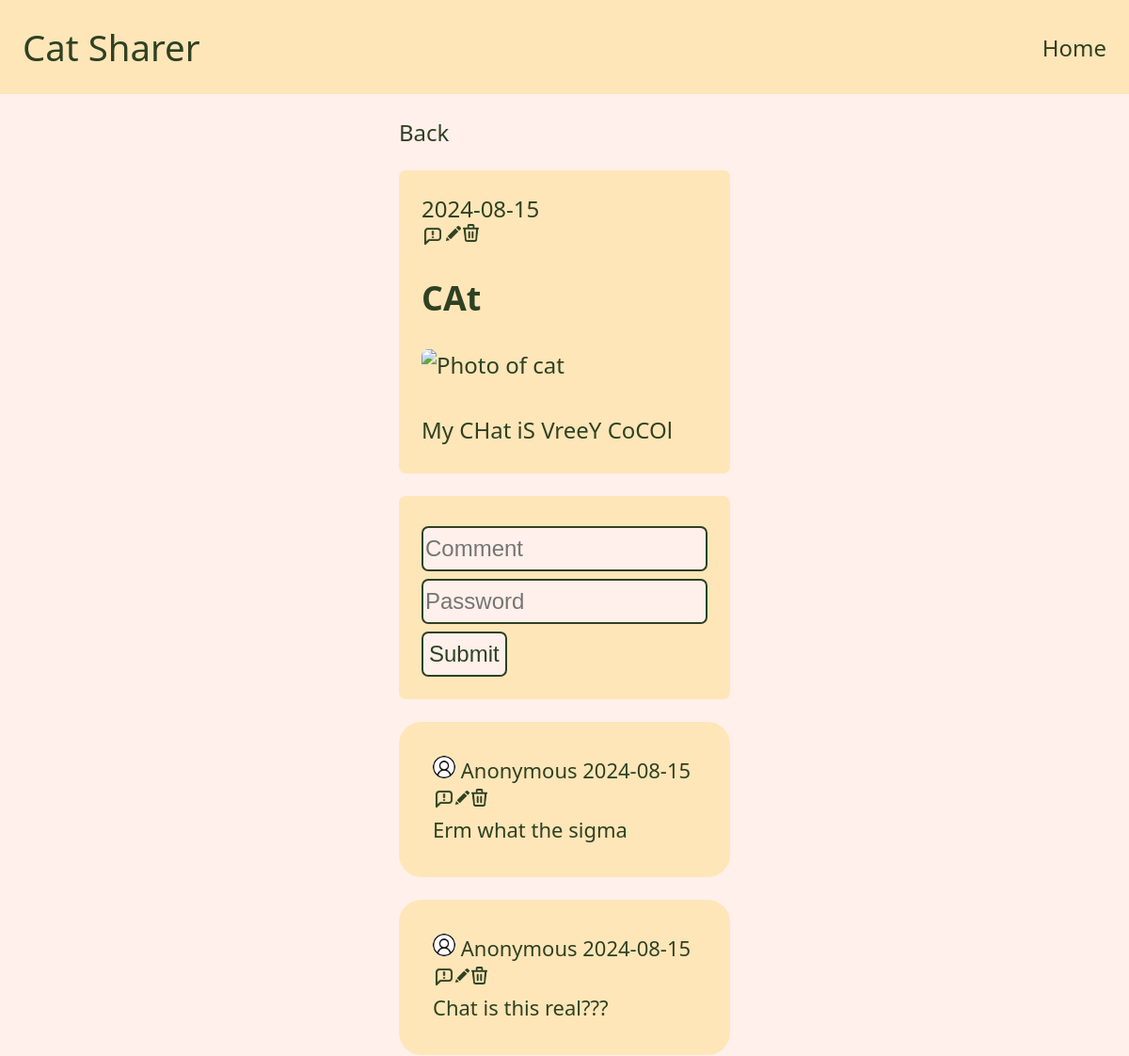
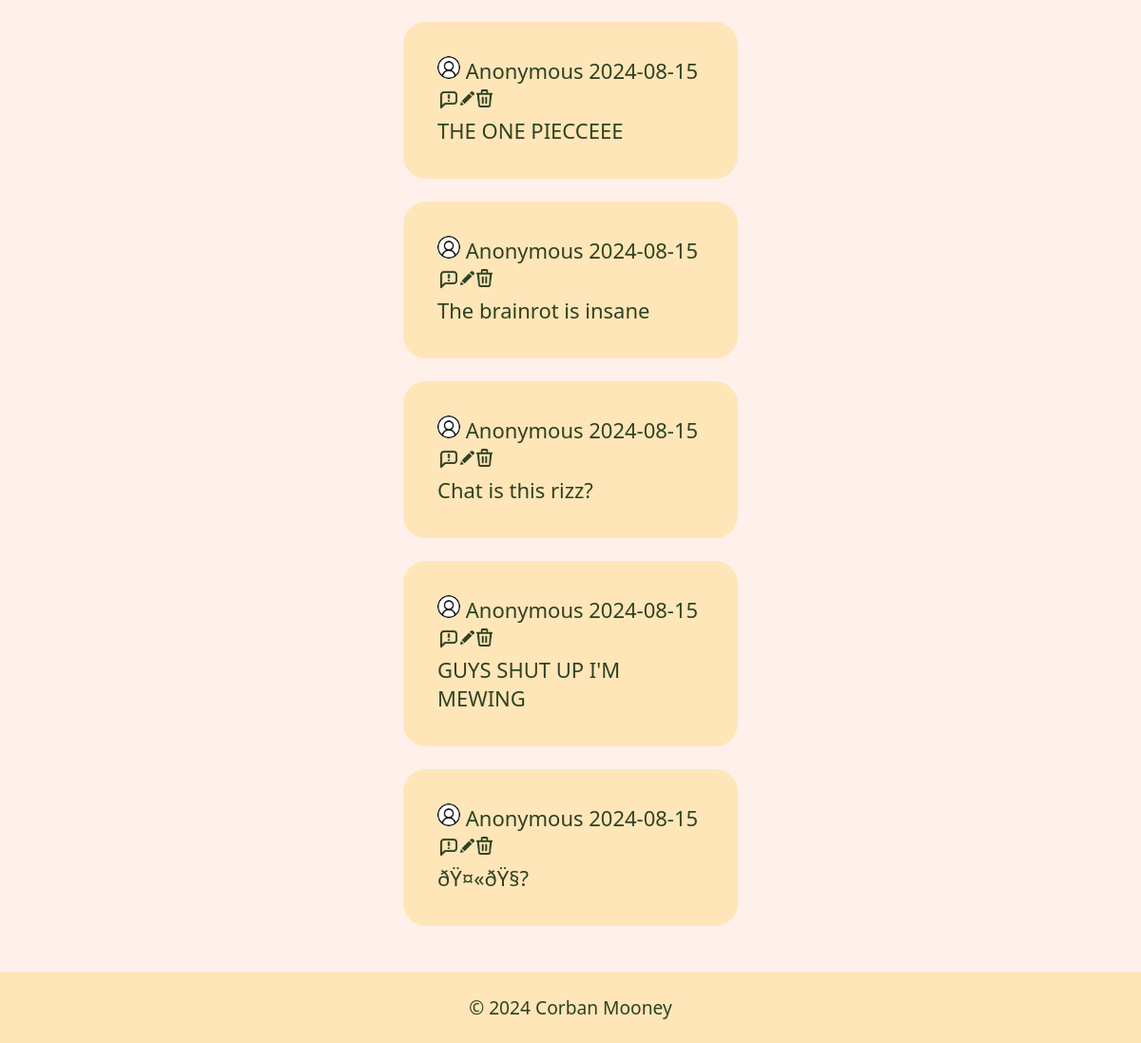
Screenshot of /site/viewPost.php?id=22 with the database file from the repository (2 pictures, top to bottom).
### tables this page shows
CREATE TABLE `Uploads` (
  `id` bigint NOT NULL AUTO_INCREMENT,
  `title` varchar(50) NOT NULL,
  `image_data` longblob NOT NULL,
  `image_type` varchar(50) NOT NULL,
  `uploaded` date NOT NULL,
  `descript` varchar(250) NOT NULL,
  `pass` varchar(25) NOT NULL,
  PRIMARY KEY (`id`)
);

CREATE TABLE `Comments` (
  `code` bigint NOT NULL AUTO_INCREMENT,
  `id` bigint NOT NULL,
  `words` varchar(250) NOT NULL,
  `cDate` date NOT NULL,
  `cPass` varchar(25) NOT NULL,
  PRIMARY KEY (`code`),
  KEY `id` (`id`),
  CONSTRAINT `Comments_ibfk_3` FOREIGN KEY (`id`) REFERENCES `Uploads` (`id`) ON DELETE CASCADE ON UPDATE RESTRICT
);

### site/viewPost.php (the view, shortened to what this page needs)
<?php
include 'partials/top.php';
$postId = $_GET['id'] ?? '';
$db = connectToDB();
$query = 'SELECT id, title, uploaded, descript FROM Uploads WHERE id = ?';
try {
    $stmt = $db->prepare($query);
    $stmt->execute([$postId]);
    $post = $stmt->fetch();
}
catch (PDOException $e) {
    consoleLog($e->getMessage(), 'DB List Fetch', ERROR);
    die('There was an error getting data from the database');
}
echo '<a href="index.php">Back</a> <br>';
echo '<ul id="post-view">';
echo '<p>' . $post['uploaded'] . '</p>';
echo '<div id="postLinks" style="display: flex;">
                           <a href="formReport.php?id='     . $postId . '" title="Report"> <img src="images/report.png" style="width: 24px; border-radius: 0px;" > </a>
                           <a href="formEditPost.php?id='   . $postId . '" title="Edit">   <img src="images/edit.png"   style="width: 20px; border-radius: 0px; padding: 2px 2px 0px 2px;" > </a>
                           <a href="formDeletePost.php?id=' . $postId . '" title="Delete"> <img src="images/trash.png"  style="width: 17px; border-radius: 0px;" > </a></div>';
echo '<h2> ' . $post['title'] . '</h2>';
echo '<img src="load-thing-image.php?id=' . $postId . '" alt="Photo of cat" ><br>';
echo '<h4>' . $post['descript'] . '</h4>';
echo '</ul>';
$query = 'SELECT code, words, cDate FROM Comments WHERE id = ?';
try {
    $stmt = $db->prepare($query);
    $stmt->execute([$postId]);
    $comments = $stmt->fetchAll();
}
catch (PDOException $e) {
    consoleLog($e->getMessage(), 'DB List Fetch', ERROR);
    die('There was an error getting data from the database');
}
?>
<form method = 'post' action = <?php echo 'addComment.php?id=' . $postId ?>>
        <input name = 'words'
               type = 'text'
               placeholder = 'Comment'
               required>
        <input name = 'password'
               type = 'password'
               placeholder = 'Password'
               required
               oninvalid="this.setCustomValidity('A password is required')"
               oninput="this.setCustomValidity('')">
        <input type="submit"
               value="Submit">
</form>
<?php
foreach ($comments as $comment) {
    echo  '<li>';
    echo  '<ul id="comment">';
    echo  '<img src="images/User.png" style="height: 1rem; width: 1rem;">';
    echo  ' Anonymous ' . $comment['cDate'];
    echo  '<br>';
    echo  '<div id="postLinks" style="display: flex;">
           <a href="formCommentReport.php?code=' . $comment['code'] . '&id=' . $postId . '" title="Report"> <img src="images/report.png" style="width: 24px; background-color: transparent; border-radius: 0px; padding-top: 3px;" > </a>
           <a href="formCommentEdit.php?code='   . $comment['code'] . '&id=' . $postId . '" title="Edit"  > <img src="images/edit.png"   style="width: 17px; background-color: transparent; border-radius: 0px; padding: 0px 2px 2px 0px;" > </a>
           <a href="formDeleteComment.php?code=' . $comment['code'] . '&id=' . $postId . '" title="Delete" > <img src="images/trash.png" style="width: 17px; background-color: transparent; border-radius: 0px;" > </a>';
    echo  '</div>';
    echo  $comment['words'];
    echo  '</ul></li>';
}
include 'partials/bottom.php';

### site/css/styles.css (style rules this page uses)
* { box-sizing: border-box; }
html { font-family: system-ui, -apple-system, BlinkMacSystemFont, 'Segoe UI', Roboto, Oxygen, Ubuntu, Cantarell, 'Open Sans', 'Helvetica Neue', sans-serif; font-size: 24px; }
body { display: flex; background-color: #FFF0EB; color: #2F4123; margin: 0; min-height: 100vh; flex-direction: column; align-items: center; }
main a { color: #2F4123; text-decoration: none; }
ul { list-style: none; padding: 3px; width: max-content; margin: 1rem auto; }
li { list-style: none; }
#post-view { display: block; margin-bottom: 0.3rem; width: 100%; justify-content: center; gap: 0rem; background-color: #FFE6B8; border-radius: 0.3rem; list-style-type: none; margin-left: 0rem; text-decoration: none; padding: 1rem 1rem; word-wrap: break-word }
#post-view img { display: flex; width: 100%; border-radius: 0.3rem; }
#post-view h4 { display: flex; width: 100%; margin-top: 3px; margin-bottom: 6px; font-weight: normal; }
#post-view p { margin: 0px; }
#comment { padding: 1.5rem; background-color: #FFE6B8; border-radius: 1rem; width: 370px; max-width: 100%; font-size: 22px; word-wrap: break-word }
#comment img { background-color: white; border-radius: 100%; }
form { width: 100%; max-width: 100%; margin: 1rem auto; padding: 1rem; background-color: #FFE6B8; border-radius: 0.3rem; }
input[type=text], input[type=email], input[type=password] { width: 100%; height: 2rem; margin: 8px 0; box-sizing: border-box; border-radius: 0.3rem; background-color: #FFF0EB; color: #2F4123; outline: none; border: 2px solid #2F4123; max-width: 100%; }
input[type=submit] { width: auto; height: 2rem; box-sizing: border-box; border-radius: 0.3rem; background-color: #FFF0EB; color: #2F4123; outline: none; border: 2px solid #2F4123; }
input, select { display: block; font-size: inherit; }

### rows the page displays
uploads: uploaded "2024-08-15", title "CAt", descript "My CHat iS VreeY CoCOl"
comments: cDate "2024-08-15", words "Erm what the sigma"
comments: cDate "2024-08-15", words "Chat is this real???"
comments: cDate "2024-08-15", words "THE ONE PIECCEEE"
comments: cDate "2024-08-15", words "The brainrot is insane"
comments: cDate "2024-08-15", words "Chat is this rizz?"
comments: cDate "2024-08-15", words "GUYS SHUT UP I'M MEWING"
comments: cDate "2024-08-15", words "ðŸ¤«ðŸ§?"

### other values shown
SITE_NAME "Cat Sharer"
